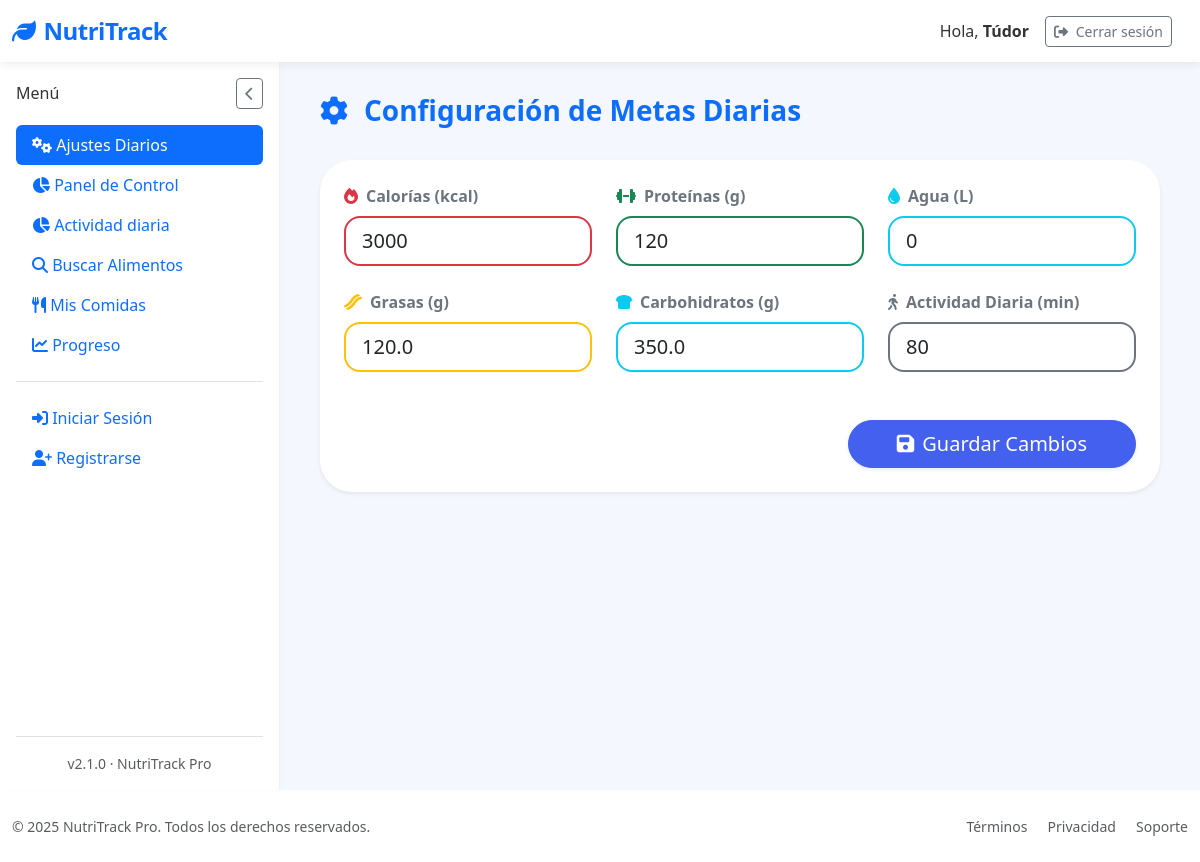
Page /settings (signed in) on the earlier database version.
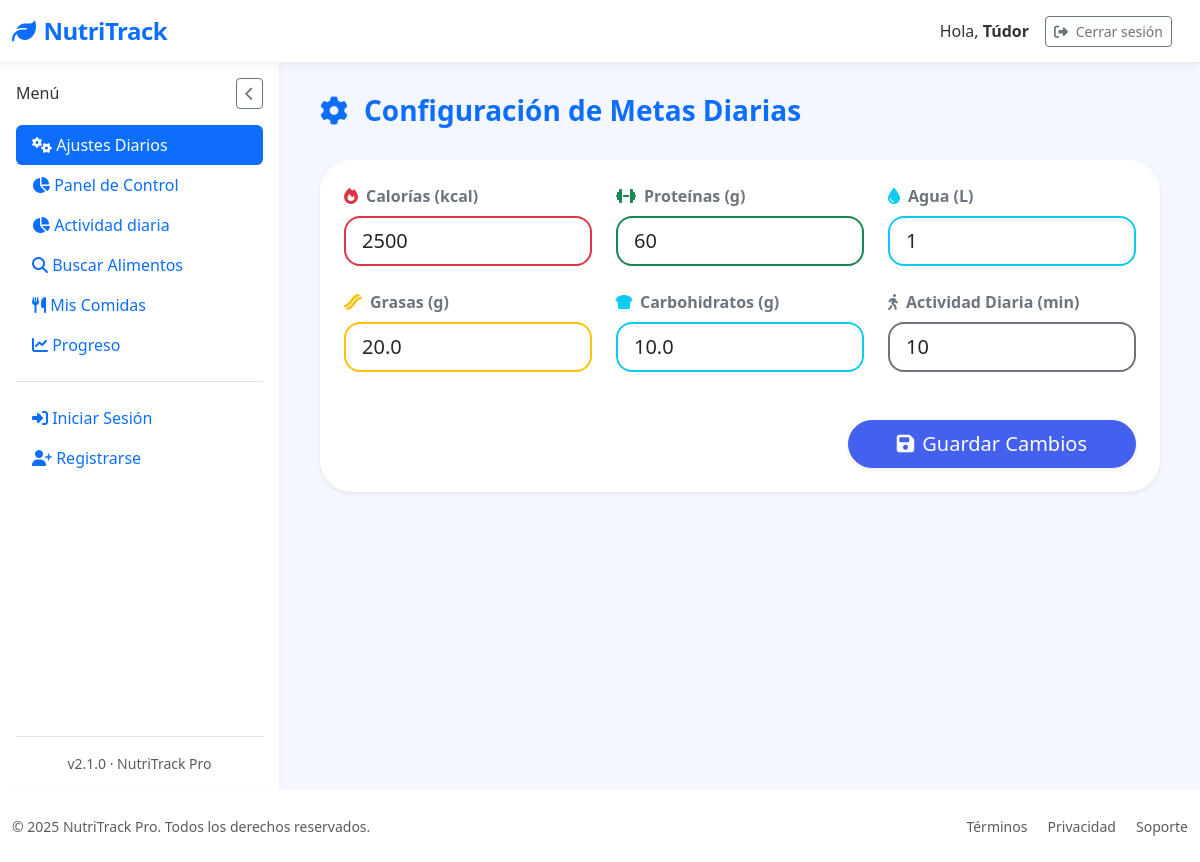
Same page on the later database version.
### tables this page shows
CREATE TABLE "loggin" (
	"id"	INTEGER,
	"username"	TEXT NOT NULL,
	"password"	TEXT,
	"email"	TEXT, google_id TEXT,
	PRIMARY KEY("id" AUTOINCREMENT)
);

CREATE TABLE "user_goals" (
	"user_id"	INTEGER,
	"daily_calories"	INTEGER DEFAULT 2000,
	"daily_proteins"	INTEGER DEFAULT 50,
	"daily_water"	INTEGER DEFAULT 2,
	"daily_activity"	INTEGER, calories_consumed REAL DEFAULT 0, proteins_consumed REAL DEFAULT 0, fats_consumed REAL DEFAULT 0, carbs_consumed REAL DEFAULT 0, created_at TEXT, updated_at TEXT, water_consumed REAL DEFAULT 0, daily_fats REAL DEFAULT 60, daily_carbs REAL DEFAULT 60,
	PRIMARY KEY("user_id"),
	FOREIGN KEY("user_id") REFERENCES "loggin"("id")
);

### app/controllers/SettingsController.py (the view, shortened to what this page needs)
@app.route('/settings', methods=['GET', 'POST'])
@login_required
def settings():
    with get_db_cursor() as cur:
        cur.execute("SELECT * FROM user_goals WHERE user_id = ?", (current_user.id,))
        goals = cur.fetchone() or {
            'daily_calories': 2500,
            'daily_proteins': 100,
            'daily_water': 2.5,
            'daily_fats': 90,
            'daily_carbs': 300,
            'daily_activity': 60,
            'water_consumed': 0
        }
        if not isinstance(goals, dict):
            goals = dict(goals)
    return render_template('Dashboard/settings.html', goals=goals)

### app/__init__.py (called while the page is built)
@login_manager.user_loader
def load_user(user_id):
    return User.get_by_id(user_id)

### app/conexion.py (called while the page is built)
@contextmanager
def get_db_connection():
    conn = sqlite3.connect(DATABASE)
    conn.row_factory = sqlite3.Row  # Esto permite acceso como diccionario
    try:
        yield conn
    finally:
        conn.close()

@contextmanager
def get_db_cursor():
    with get_db_connection() as conn:
        cursor = conn.cursor()
        try:
            yield cursor
            conn.commit()
        except:
            conn.rollback()
            raise

### app/models/LoginGoogleModel.py (called while the page is built)
    @staticmethod
    def get_by_id(user_id):
        with get_db_cursor() as cur:
            cur.execute("SELECT * FROM loggin WHERE id = ?", (user_id,))
            user = cur.fetchone()
            if user:
                return User(
                    id=user['id'],
                    username=user['username'],
                    email=user['email'] if 'email' in user.keys() else None,
                    google_id=user['google_id'] if 'google_id' in user.keys() else None
                )
        return None

### app/templates/Dashboard/settings.html (shortened to what this page needs)
{% extends "base.html" %}
{% block section %}
<div class="d-flex justify-content-between align-items-center mb-4">
  <h1 class="fs-3 fw-bold text-primary">
    <i class="fas fa-cog me-3"></i>Configuración de Metas Diarias
  </h1>
</div>
<div class="card shadow-sm border-0 rounded-5 p-4">
  <form method="POST" novalidate>
    <div class="row g-4">
      <div class="col-12 col-md-6 col-lg-4">
        <label for="daily_calories" class="form-label fw-semibold text-secondary">
          <i class="fas fa-fire me-2 text-danger"></i>Calorías (kcal)
        </label>
        <input
          type="number"
          id="daily_calories"
          name="daily_calories"
          class="form-control form-control-lg rounded-4 border-2 border-danger"
          placeholder="2000"
          value="{{ goals.daily_calories|default('') }}"
          min="0"
          required
        >
      </div>
      <div class="col-12 col-md-6 col-lg-4">
        <label for="daily_proteins" class="form-label fw-semibold text-secondary">
          <i class="fas fa-dumbbell me-2 text-success"></i>Proteínas (g)
        </label>
        <input
          type="number"
          id="daily_proteins"
          name="daily_proteins"
          class="form-control form-control-lg rounded-4 border-2 border-success"
          placeholder="150"
          value="{{ goals.daily_proteins|default('') }}"
          min="0"
          required
        >
      </div>
      <div class="col-12 col-md-6 col-lg-4">
        <label for="daily_water" class="form-label fw-semibold text-secondary">
          <i class="fas fa-tint me-2 text-info"></i>Agua (L)
        </label>
        <input
          type="number"
          id="daily_water"
          name="daily_water"
          class="form-control form-control-lg rounded-4 border-2 border-info"
          placeholder="2.5"
          step="0.1"
          value="{{ goals.daily_water|default('') }}"
          min="0"
          required
        >
      </div>
      <div class="col-12 col-md-6 col-lg-4">
        <label for="daily_fats" class="form-label fw-semibold text-secondary">
          <i class="fas fa-bacon me-2 text-warning"></i>Grasas (g)
        </label>
        <input
          type="number"
          id="daily_fats"
          name="daily_fats"
          class="form-control form-control-lg rounded-4 border-2 border-warning"
          placeholder="60"
          value="{{ goals.daily_fats|default('') }}"
          min="0"
          required
        >
      </div>
      <div class="col-12 col-md-6 col-lg-4">
        <label for="daily_carbs" class="form-label fw-semibold text-secondary">
          <i class="fas fa-bread-slice me-2 text-info"></i>Carbohidratos (g)
        </label>
        <input
          type="number"
          id="daily_carbs"
          name="daily_carbs"
          class="form-control form-control-lg rounded-4 border-2 border-info"
          placeholder="250"
          value="{{ goals.daily_carbs|default('') }}"
          min="0"
          required
        >
      </div>
      <div class="col-12 col-md-6 col-lg-4">
        <label for="daily_activity" class="form-label fw-semibold text-secondary">
          <i class="fas fa-walking me-2 text-secondary"></i>Actividad Diaria (min)
        </label>
        <input
          type="number"
          id="daily_activity"
          name="daily_activity"
          class="form-control form-control-lg rounded-4 border-2 border-secondary"
          placeholder="30"
          value="{{ goals.daily_activity|default('') }}"
          min="0"
          required
        >
      </div>
    </div>
    <div class="mt-5 text-end">
      <button type="submit" class="btn btn-primary btn-lg rounded-5 px-5 shadow-sm">
        <i class="fas fa-save me-2"></i>Guardar Cambios
      </button>
    </div>
  </form>
</div>
{% endblock %}

### app/templates/base.html (shortened to what this page needs)
<!DOCTYPE html>
<html lang="es" data-bs-theme="light">
<head>
    <link href="https://cdn.jsdelivr.net/npm/bootstrap@5.3.2/dist/css/bootstrap.min.css" rel="stylesheet">
    <link rel="stylesheet" href="https://cdn.jsdelivr.net/npm/bootstrap-icons@1.11.1/font/bootstrap-icons.css">
    <link rel="stylesheet" href="https://cdnjs.cloudflare.com/ajax/libs/font-awesome/6.5.2/css/all.min.css" />
    <link href="https://cdn.jsdelivr.net/npm/sweetalert2@11/dist/sweetalert2.min.css" rel="stylesheet">
    <link rel="stylesheet" href="{{ url_for('static', filename='styles/Stylebase.css') }}">
</head>
<body>
    <nav class="navbar navbar-expand-lg navbar-light bg-white">
        <div class="container-fluid">
            <a class="navbar-brand text-primary" href="{{ url_for('logout') }}">
                <i class="fas fa-leaf me-2"></i>NutriTrack
            </a>
            <div class="d-flex align-items-center ms-auto">
                <span class="me-3 d-none d-md-inline">Hola, <strong>{{ current_user.username }}</strong></span>
                <a href="{{ url_for('logout') }}"
                   class="btn btn-outline-secondary btn-sm me-3"
                   onclick="return confirmLogout(event)">
                    <i class="fas fa-sign-out-alt me-1"></i> Cerrar sesión
                </a>
            </div>
        </div>
    </nav>
    <div class="container-fluid flex-grow-1">
        <div class="row h-100 g-0">
            <nav class="sidebar d-flex flex-column p-3" id="sidebar">
                <div class="d-flex justify-content-between align-items-center mb-3">
                    <h6 class="sidebar-title mb-0">Menú</h6>
                    <button id="closeSidebarBtn" class="btn btn-sm btn-outline-secondary d-lg-block">
                        <i class="fas fa-chevron-left"></i>
                    </button>
                </div>
                <ul class="nav nav-pills flex-column mb-auto">
                    <li>
                        <a href="{{ url_for('settings') }}" class="nav-link {% if request.path == url_for('settings') %}active{% endif %}">
                            <i class="fas fa-cogs"></i> Ajustes Diarios
                        </a>
                    </li>
                    <li class="nav-item">
                        <a href="{{ url_for('dashboard') }}" class="nav-link {% if request.path == url_for('dashboard') %}active{% endif %}">
                            <i class="fas fa-chart-pie"></i> Panel de Control
                        </a>
                    </li>
                    <li class="nav-item">
                        <a href="{{ url_for('activity') }}" class="nav-link {% if request.path == url_for('activity') %}active{% endif %}">
                            <i class="fas fa-chart-pie"></i> Actividad diaria
                        </a>
                    </li>
                    <li>
                        <a href="{{ url_for('search_food') }}" class="nav-link {% if request.path == url_for('search_food') %}active{% endif %}">
                            <i class="fas fa-search"></i> Buscar Alimentos
                        </a>
                    </li>
                    <li>
                        <a href="{{ url_for('mis_comidas') }}" class="nav-link {% if request.path == url_for('mis_comidas') %}active{% endif %}">
                            <i class="fas fa-utensils"></i> Mis Comidas
                        </a>
                    </li>
                    <li>
                        <a href="{{ url_for('progreso') }}" class="nav-link {% if request.path == url_for('progreso') %}active{% endif %}">
                            <i class="fas fa-chart-line"></i> Progreso
                        </a>
                    </li>
                    <li class="pt-3 mt-3 border-top">
                        {% if session.username %}
                        <a href="{{ url_for('logout') }}" class="nav-link">
                            <i class="fas fa-sign-out-alt"></i> Cerrar Sesión
                        </a>
                        {% else %}
                        <a href="{{ url_for('login') }}" class="nav-link">
                            <i class="fas fa-sign-in-alt"></i> Iniciar Sesión
                        </a>
                        <a href="{{ url_for('register') }}" class="nav-link">
                            <i class="fas fa-user-plus"></i> Registrarse
                        </a>
                        {% endif %}
                    </li>
                </ul>
                <div class="mt-auto pt-3 border-top">
                    <div class="text-center small text-muted">
                        v2.1.0 · NutriTrack Pro
                    </div>
                </div>
            </nav>
            <main class="main-content" id="mainContent">
                {% block section %}{% endblock %}
            </main>
        </div>
    </div>
    <footer class="bg-white py-4 mt-auto">
        <div class="container-fluid">
            <div class="row align-items-center">
                <div class="col-md-6 text-center text-md-start">
                    <p class="mb-0 small text-muted">&copy; 2025 NutriTrack Pro. Todos los derechos reservados.</p>
                </div>
                <div class="col-md-6 text-center text-md-end">
                    <a href="#" class="text-decoration-none small text-muted me-3">Términos</a>
                    <a href="#" class="text-decoration-none small text-muted me-3">Privacidad</a>
                    <a href="#" class="text-decoration-none small text-muted">Soporte</a>
                </div>
            </div>
        </div>
    </footer>
</body>
</html>

### app/static/styles/StyleBase.css (style rules this page uses)
:root { --primary-color: #4361ee; --secondary-color: #3f37c9; --accent-color: #4cc9f0; --dark-color: #1a1a2e; --light-color: #f8f9fa; --success-color: #4bb543; }
body { font-family: 'Segoe UI', system-ui, -apple-system, sans-serif; background-color: #f5f7ff; color: #333; min-height: 100vh; display: flex; flex-direction: column; overflow-x: hidden; }
.navbar-brand { font-weight: 700; font-size: 1.5rem; letter-spacing: -0.5px; }
.navbar { box-shadow: 0 2px 10px rgba(0, 0, 0, 0.08); background: white !important; position: relative; z-index: 1100; }
.container-fluid.flex-grow-1 { display: flex; flex-direction: column; min-height: calc(100vh - 72px - 70px); padding-left: 0; padding-right: 0; }
.row.h-100 { display: flex; flex-grow: 1; flex-wrap: nowrap; margin-left: 0; margin-right: 0; width: 100%; }
.sidebar { width: 280px; background: white; position: sticky; top: 72px; border-right: 1px solid rgba(0, 0, 0, 0.05); box-shadow: 1px 0 10px rgba(0, 0, 0, 0.02); transition: all 0.3s ease; z-index: 100; display: flex; flex-direction: column; flex-shrink: 0; height: calc(100vh - 72px); padding: 1rem; }
.main-content { flex-grow: 1; flex-basis: 0; padding: 2rem 2.5rem; background-color: #f5f7ff; overflow-y: auto; }
.card { border: none; border-radius: 12px; box-shadow: 0 4px 12px rgba(0, 0, 0, 0.05); transition: transform 0.2s ease, box-shadow 0.2s ease; }
.btn-primary { background-color: var(--primary-color); border-color: var(--primary-color); font-weight: 500; padding: 8px 20px; border-radius: 8px; }

### app/templates/Dashboard/settings.html (style rules this page uses)
input.form-control-lg { transition: border-color 0.3s ease; }

Differences in the rows shown:
changed user_goals: daily_calories "3000" → "2500"; daily_proteins "120" → "60"; daily_water "0" → "1"; daily_fats "120.0" → "20.0"; daily_carbs "350.0" → "10.0"; daily_activity "80" → "10"
